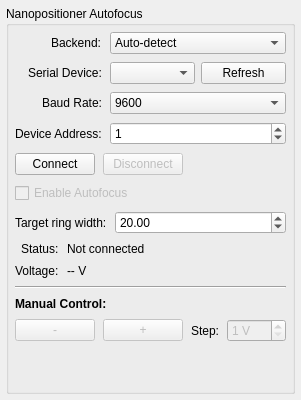
<?xml version="1.0" encoding="UTF-8"?>
<ui version="4.0">
 <class>NanopositionerTab</class>
 <widget class="QWidget" name="NanopositionerTab">
  <property name="geometry">
   <rect>
    <x>0</x>
    <y>0</y>
    <width>300</width>
    <height>400</height>
   </rect>
  </property>
  <layout class="QVBoxLayout" name="verticalLayout">
   <property name="leftMargin">
    <number>6</number>
   </property>
   <property name="topMargin">
    <number>6</number>
   </property>
   <property name="rightMargin">
    <number>6</number>
   </property>
   <property name="bottomMargin">
    <number>6</number>
   </property>
   <property name="spacing">
    <number>8</number>
   </property>
   <item>
    <widget class="QGroupBox" name="nanopositionerGroup">
     <property name="title">
      <string>Nanopositioner Autofocus</string>
     </property>
     <layout class="QVBoxLayout" name="groupVerticalLayout">
      <property name="spacing">
       <number>8</number>
      </property>
      <property name="leftMargin">
       <number>6</number>
      </property>
      <property name="topMargin">
       <number>6</number>
      </property>
      <property name="rightMargin">
       <number>6</number>
      </property>
      <property name="bottomMargin">
       <number>6</number>
      </property>
      <item>
       <layout class="QFormLayout" name="connectionFormLayout">
        <property name="labelAlignment">
         <set>Qt::AlignRight|Qt::AlignTrailing|Qt::AlignVCenter</set>
        </property>
        <item row="0" column="0">
         <widget class="QLabel" name="backendLabel">
          <property name="text">
           <string>Backend:</string>
          </property>
         </widget>
        </item>
        <item row="0" column="1">
         <widget class="QComboBox" name="backendCombo">
          <item>
           <property name="text">
            <string>Auto-detect</string>
           </property>
          </item>
          <item>
           <property name="text">
            <string>OEABT serial</string>
           </property>
          </item>
          <item>
           <property name="text">
            <string>CoreMOR</string>
           </property>
          </item>
         </widget>
        </item>
        <item row="1" column="0">
         <widget class="QLabel" name="comPortLabel">
          <property name="text">
           <string>Serial Device:</string>
          </property>
         </widget>
        </item>
        <item row="1" column="1">
         <layout class="QHBoxLayout" name="comPortLayout">
          <property name="spacing">
           <number>6</number>
          </property>
          <item>
           <widget class="QComboBox" name="comPortCombo">
            <property name="minimumContentsLength">
             <number>6</number>
            </property>
           </widget>
          </item>
          <item>
           <widget class="QPushButton" name="refreshComPortBtn">
            <property name="text">
             <string>Refresh</string>
            </property>
            <property name="toolTip">
             <string>Rescan for available nanopositioner serial devices</string>
            </property>
           </widget>
          </item>
         </layout>
        </item>
        <item row="2" column="0">
         <widget class="QLabel" name="baudRateLabel">
          <property name="text">
           <string>Baud Rate:</string>
          </property>
         </widget>
        </item>
        <item row="2" column="1">
         <widget class="QComboBox" name="baudRateCombo">
          <item>
           <property name="text">
            <string>9600</string>
           </property>
          </item>
          <item>
           <property name="text">
            <string>19200</string>
           </property>
          </item>
          <item>
           <property name="text">
            <string>38400</string>
           </property>
          </item>
          <item>
           <property name="text">
            <string>57600</string>
           </property>
          </item>
          <item>
           <property name="text">
            <string>115200</string>
           </property>
          </item>
         </widget>
        </item>
        <item row="3" column="0">
         <widget class="QLabel" name="deviceAddressLabel">
          <property name="text">
           <string>Device Address:</string>
          </property>
         </widget>
        </item>
        <item row="3" column="1">
         <widget class="QSpinBox" name="deviceAddressSpinBox">
          <property name="maximum">
           <number>255</number>
          </property>
          <property name="value">
           <number>1</number>
          </property>
         </widget>
        </item>
       </layout>
      </item>
      <item>
       <layout class="QHBoxLayout" name="connectionButtonsLayout">
        <item>
         <widget class="QPushButton" name="connectBtn">
          <property name="text">
           <string>Connect</string>
          </property>
         </widget>
        </item>
        <item>
         <widget class="QPushButton" name="disconnectBtn">
          <property name="text">
           <string>Disconnect</string>
          </property>
          <property name="enabled">
           <bool>false</bool>
          </property>
         </widget>
        </item>
        <item>
         <spacer name="connectionSpacer">
          <property name="orientation">
           <enum>Qt::Horizontal</enum>
          </property>
          <property name="sizeHint" stdset="0">
           <size>
            <width>40</width>
            <height>20</height>
           </size>
          </property>
         </spacer>
        </item>
       </layout>
      </item>
      <item>
       <widget class="QCheckBox" name="autofocusEnabledCheck">
        <property name="text">
         <string>Enable Autofocus</string>
        </property>
        <property name="enabled">
         <bool>false</bool>
        </property>
       </widget>
      </item>
      <item>
       <layout class="QFormLayout" name="targetRingWidthFormLayout">
        <property name="labelAlignment">
         <set>Qt::AlignRight|Qt::AlignTrailing|Qt::AlignVCenter</set>
        </property>
        <item row="0" column="0">
         <widget class="QLabel" name="targetRingWidthLabel">
          <property name="text">
           <string>Target ring width:</string>
          </property>
          <property name="toolTip">
           <string>Ring width setpoint for autofocus (median ring ratio target)</string>
          </property>
         </widget>
        </item>
        <item row="0" column="1">
         <widget class="QDoubleSpinBox" name="targetRingWidthSpinBox">
          <property name="decimals">
           <number>2</number>
          </property>
          <property name="maximum">
           <double>100.000000000000000</double>
          </property>
          <property name="minimum">
           <double>1.000000000000000</double>
          </property>
          <property name="value">
           <double>20.000000000000000</double>
          </property>
          <property name="toolTip">
           <string>Ring width setpoint for autofocus (median ring ratio target)</string>
          </property>
         </widget>
        </item>
       </layout>
      </item>
      <item>
       <layout class="QFormLayout" name="statusFormLayout">
        <property name="labelAlignment">
         <set>Qt::AlignRight|Qt::AlignTrailing|Qt::AlignVCenter</set>
        </property>
        <item row="0" column="0">
         <widget class="QLabel" name="statusLabelLabel">
          <property name="text">
           <string>Status:</string>
          </property>
         </widget>
        </item>
        <item row="0" column="1">
         <widget class="QLabel" name="statusLabel">
           <property name="text">
            <string>Not connected</string>
           </property>
          </widget>
        </item>
        <item row="1" column="0">
         <widget class="QLabel" name="voltageLabelLabel">
          <property name="text">
           <string>Voltage:</string>
          </property>
         </widget>
        </item>
        <item row="1" column="1">
         <widget class="QLabel" name="voltageLabel">
          <property name="text">
           <string>-- V</string>
          </property>
         </widget>
        </item>
       </layout>
      </item>
      <item>
       <widget class="QFrame" name="separatorLine">
        <property name="frameShape">
         <enum>QFrame::HLine</enum>
        </property>
        <property name="frameShadow">
         <enum>QFrame::Sunken</enum>
        </property>
       </widget>
      </item>
      <item>
       <widget class="QLabel" name="manualControlLabel">
        <property name="text">
         <string>Manual Control:</string>
        </property>
        <property name="font">
         <font>
          <weight>75</weight>
          <bold>true</bold>
         </font>
        </property>
       </widget>
      </item>
      <item>
       <layout class="QHBoxLayout" name="manualControlLayout">
        <item>
         <widget class="QPushButton" name="decreaseVoltageBtn">
          <property name="text">
           <string>-</string>
          </property>
          <property name="enabled">
           <bool>false</bool>
          </property>
         </widget>
        </item>
        <item>
         <widget class="QPushButton" name="increaseVoltageBtn">
          <property name="text">
           <string>+</string>
          </property>
          <property name="enabled">
           <bool>false</bool>
          </property>
         </widget>
        </item>
        <item>
         <spacer name="manualSpacer">
          <property name="orientation">
           <enum>Qt::Horizontal</enum>
          </property>
          <property name="sizeHint" stdset="0">
           <size>
            <width>40</width>
            <height>20</height>
           </size>
          </property>
         </spacer>
        </item>
        <item>
         <widget class="QLabel" name="voltageStepLabel">
          <property name="text">
           <string>Step:</string>
          </property>
         </widget>
        </item>
        <item>
         <widget class="QSpinBox" name="voltageStepSpinBox">
          <property name="minimum">
           <number>1</number>
          </property>
          <property name="maximum">
           <number>100</number>
          </property>
          <property name="suffix">
           <string> V</string>
          </property>
          <property name="value">
           <number>1</number>
          </property>
          <property name="enabled">
           <bool>false</bool>
          </property>
         </widget>
        </item>
       </layout>
      </item>
      <item>
       <spacer name="verticalSpacer">
        <property name="orientation">
         <enum>Qt::Vertical</enum>
        </property>
        <property name="sizeHint" stdset="0">
         <size>
          <width>20</width>
          <height>40</height>
         </size>
        </property>
       </spacer>
      </item>
     </layout>
    </widget>
   </item>
  </layout>
 </widget>
 <resources/>
</ui>
